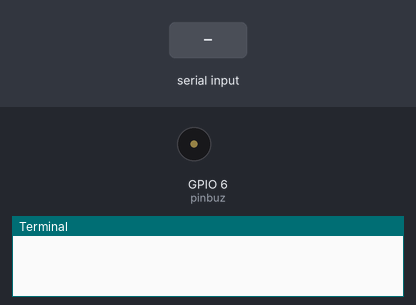
Simulated run of this program. Board: Raspberry Pi (BCM pin numbers). Parts: buzzer (waves = sounding), the last lines printed to the terminal. The inputs (shaded band) are chosen by the test bench.

Above: at 1.2 s.
1.3 s: "5" typed at the terminal, then Enter
At 1.7 s:
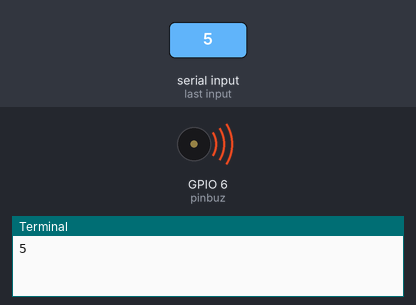
3.3 s: "90" typed at the terminal, then Enter
Timing chart, 0 to 6.3 s (numbered marks = the images above; inputs shaded):
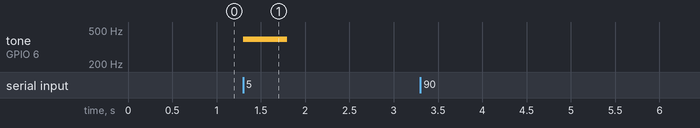

Measured:
- after the input at 1.3 s, tone on GPIO 6 (pinbuz): silent → 392 Hz at once, → silent 0.50 s later

The program:

buzzer.py
```python
import RPi.GPIO as GPIO
import time

pinbuz = 6	# 버즈핀번호

#도레미파솔라시도
melody = [261,294,329,349,392,440,493,523]

GPIO.setwarnings(False)	# 쓸모없는 warning 제거
GPIO.setmode(GPIO.BCM)	# BCM GPIO 모드
GPIO.setup(pinbuz, GPIO.OUT)	# 부저 세팅

pwm = GPIO.PWM(pinbuz, 1.0)	# 초기 주파수 설정 1.0Hz

try:
	while(True):
		key=int(input())-1
		if key >= 0 and key < len(melody):
			pwm.start(1.0)	# 부저 스타트
			pwm.ChangeFrequency(melody[key])
			time.sleep(0.5)
			pwm.stop()
		else:
			print("에러")
except KeyboardInterrupt:
	GPIO.cleanup()

GPIO.cleanup()
```
